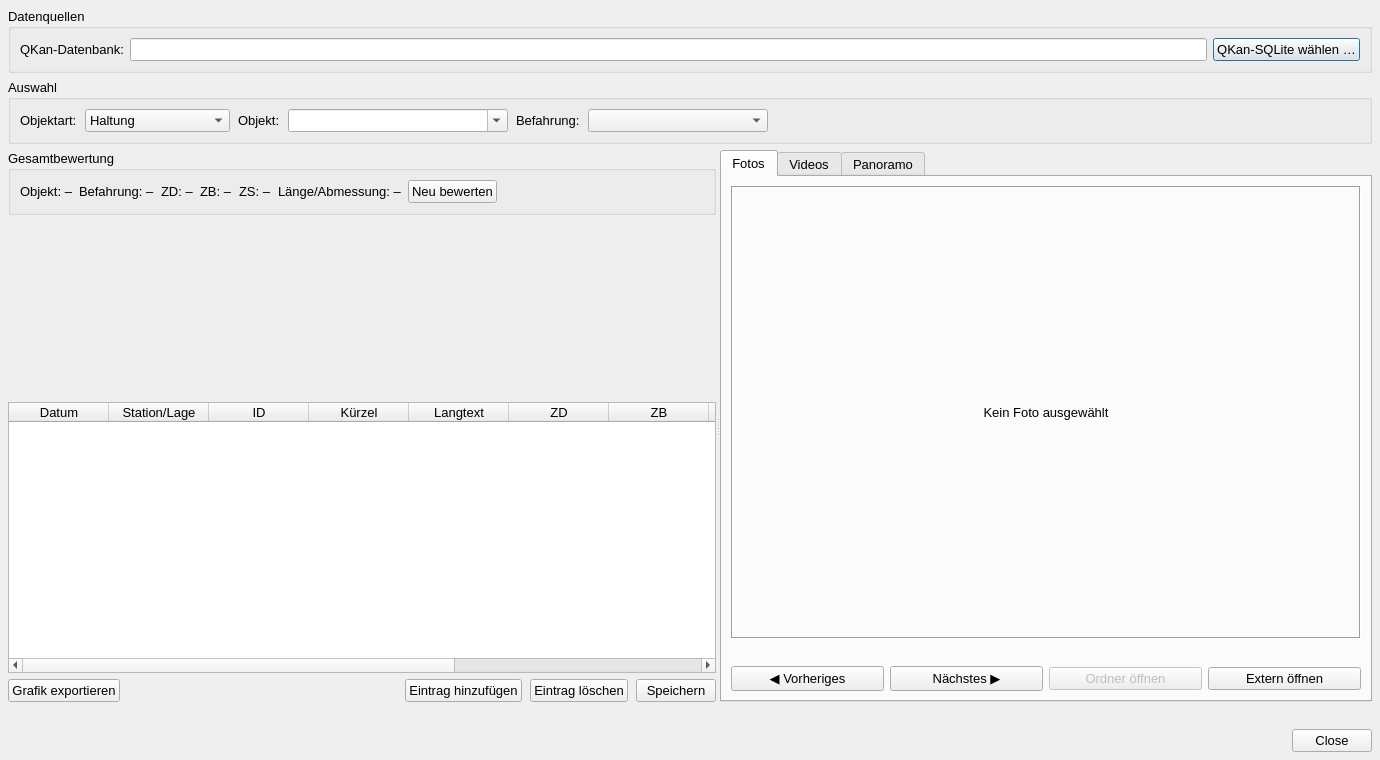
<?xml version='1.0' encoding='UTF-8'?>
<ui version="4.0">
  <class>BefahrungsmedienDialog</class>
  <widget class="QDialog" name="BefahrungsmedienDialog">
    <property name="geometry">
      <rect>
        <x>0</x>
        <y>0</y>
        <width>1380</width>
        <height>760</height>
      </rect>
    </property>
    <property name="minimumSize">
      <size>
        <width>1080</width>
        <height>620</height>
      </size>
    </property>
    <property name="windowTitle">
      <string>QKan Medieninspektor – Objektansicht</string>
    </property>
    <property name="font">
      <font>
        <pointsize>10</pointsize>
      </font>
    </property>
    <layout class="QVBoxLayout" name="rootLayout" stretch="0,0,1,0,0">
      <property name="bottomMargin">
        <number>8</number>
      </property>
      <property name="rightMargin">
        <number>8</number>
      </property>
      <property name="topMargin">
        <number>8</number>
      </property>
      <property name="leftMargin">
        <number>8</number>
      </property>
      <property name="spacing">
        <number>6</number>
      </property>
      <item>
        <widget class="QGroupBox" name="sources_group">
          <property name="title">
            <string>Datenquellen</string>
          </property>
          <layout class="QFormLayout" name="sourcesLayout">
            <item row="0" column="0">
              <widget class="QLabel" name="database_label">
                <property name="text">
                  <string>QKan-Datenbank:</string>
                </property>
              </widget>
            </item>
            <item row="0" column="1">
              <layout class="QHBoxLayout" name="databaseRowLayout">
                <item>
                  <widget class="QLineEdit" name="le_datenbank">
                    <property name="readOnly">
                      <bool>true</bool>
                    </property>
                  </widget>
                </item>
                <item>
                  <widget class="QPushButton" name="pb_datenbank_waehlen">
                    <property name="text">
                      <string>QKan-SQLite wählen …</string>
                    </property>
                  </widget>
                </item>
              </layout>
            </item>
          </layout>
        </widget>
      </item>
      <item>
        <widget class="QGroupBox" name="selection_group">
          <property name="title">
            <string>Auswahl</string>
          </property>
          <layout class="QHBoxLayout" name="selectionLayout">
            <property name="spacing">
              <number>8</number>
            </property>
            <item>
              <widget class="QLabel" name="object_type_label">
                <property name="text">
                  <string>Objektart:</string>
                </property>
              </widget>
            </item>
            <item>
              <widget class="QComboBox" name="cb_objektart">
                <property name="minimumSize">
                  <size>
                    <width>145</width>
                    <height>0</height>
                  </size>
                </property>
                <property name="maximumSize">
                  <size>
                    <width>165</width>
                    <height>16777215</height>
                  </size>
                </property>
                <item>
                  <property name="text">
                    <string>Haltung</string>
                  </property>
                </item>
                <item>
                  <property name="text">
                    <string>Anschlussleitung</string>
                  </property>
                </item>
                <item>
                  <property name="text">
                    <string>Schacht</string>
                  </property>
                </item>
              </widget>
            </item>
            <item>
              <widget class="QLabel" name="object_label">
                <property name="text">
                  <string>Objekt:</string>
                </property>
              </widget>
            </item>
            <item>
              <widget class="QComboBox" name="cb_objekt">
                <property name="minimumSize">
                  <size>
                    <width>220</width>
                    <height>0</height>
                  </size>
                </property>
                <property name="maximumSize">
                  <size>
                    <width>300</width>
                    <height>16777215</height>
                  </size>
                </property>
                <property name="editable">
                  <bool>true</bool>
                </property>
              </widget>
            </item>
            <item>
              <widget class="QLabel" name="inspection_label">
                <property name="text">
                  <string>Befahrung:</string>
                </property>
              </widget>
            </item>
            <item>
              <widget class="QComboBox" name="cb_befahrung">
                <property name="minimumSize">
                  <size>
                    <width>180</width>
                    <height>0</height>
                  </size>
                </property>
                <property name="maximumSize">
                  <size>
                    <width>220</width>
                    <height>16777215</height>
                  </size>
                </property>
              </widget>
            </item>
            <item>
              <spacer name="selection_spacer">
                <property name="orientation">
                  <enum>Qt::Horizontal</enum>
                </property>
                <property name="sizeHint" stdset="0">
                  <size>
                    <width>40</width>
                    <height>20</height>
                  </size>
                </property>
              </spacer>
            </item>
          </layout>
        </widget>
      </item>
      <item>
        <widget class="QSplitter" name="main_splitter">
          <property name="orientation">
            <enum>Qt::Horizontal</enum>
          </property>
          <widget class="QWidget" name="left_panel">
            <layout class="QVBoxLayout" name="leftLayout" stretch="0,0,1,0">
              <item>
                <widget class="QGroupBox" name="rating_group">
                  <property name="title">
                    <string>Gesamtbewertung</string>
                  </property>
                  <layout class="QHBoxLayout" name="ratingLayout">
                    <item>
                      <widget class="QLabel" name="rating_object_label">
                        <property name="text">
                          <string>Objekt: –</string>
                        </property>
                      </widget>
                    </item>
                    <item>
                      <widget class="QLabel" name="rating_date_label">
                        <property name="text">
                          <string>Befahrung: –</string>
                        </property>
                      </widget>
                    </item>
                    <item>
                      <widget class="QLabel" name="rating_zd_label">
                        <property name="text">
                          <string>ZD: –</string>
                        </property>
                      </widget>
                    </item>
                    <item>
                      <widget class="QLabel" name="rating_zb_label">
                        <property name="text">
                          <string>ZB: –</string>
                        </property>
                      </widget>
                    </item>
                    <item>
                      <widget class="QLabel" name="rating_zs_label">
                        <property name="text">
                          <string>ZS: –</string>
                        </property>
                      </widget>
                    </item>
                    <item>
                      <widget class="QLabel" name="rating_info_label">
                        <property name="text">
                          <string>Länge/Abmessung: –</string>
                        </property>
                      </widget>
                    </item>
                    <item>
                      <widget class="QPushButton" name="pb_neu_bewerten">
                        <property name="text">
                          <string>Neu bewerten</string>
                        </property>
                      </widget>
                    </item>
                    <item>
                      <spacer name="rating_spacer">
                        <property name="orientation">
                          <enum>Qt::Horizontal</enum>
                        </property>
                        <property name="sizeHint" stdset="0">
                          <size>
                            <width>40</width>
                            <height>20</height>
                          </size>
                        </property>
                      </spacer>
                    </item>
                  </layout>
                </widget>
              </item>
              <item>
                <widget class="Inspektionsgrafik" name="inspektionsgrafik">
                  <property name="minimumSize">
                    <size>
                      <width>0</width>
                      <height>175</height>
                    </size>
                  </property>
                  <property name="toolTip">
                    <string>Interaktive Inspektionsgrafik</string>
                  </property>
                  <property name="sizePolicy">
                    <sizepolicy hsizetype="Expanding" vsizetype="Preferred">
                      <horstretch>0</horstretch>
                      <verstretch>0</verstretch>
                    </sizepolicy>
                  </property>
                  <property name="maximumSize">
                    <size>
                      <width>16777215</width>
                      <height>250</height>
                    </size>
                  </property>
                </widget>
              </item>
              <item>
                <widget class="QTableWidget" name="tw_schaeden">
                  <property name="selectionBehavior">
                    <enum>QAbstractItemView::SelectRows</enum>
                  </property>
                  <property name="selectionMode">
                    <enum>QAbstractItemView::SingleSelection</enum>
                  </property>
                  <property name="editTriggers">
                    <set>QAbstractItemView::NoEditTriggers</set>
                  </property>
                  <property name="columnCount">
                    <number>11</number>
                  </property>
                  <column>
                    <property name="text">
                      <string>Datum</string>
                    </property>
                  </column>
                  <column>
                    <property name="text">
                      <string>Station/Lage</string>
                    </property>
                  </column>
                  <column>
                    <property name="text">
                      <string>ID</string>
                    </property>
                  </column>
                  <column>
                    <property name="text">
                      <string>Kürzel</string>
                    </property>
                  </column>
                  <column>
                    <property name="text">
                      <string>Langtext</string>
                    </property>
                  </column>
                  <column>
                    <property name="text">
                      <string>ZD</string>
                    </property>
                  </column>
                  <column>
                    <property name="text">
                      <string>ZB</string>
                    </property>
                  </column>
                  <column>
                    <property name="text">
                      <string>ZS</string>
                    </property>
                  </column>
                  <column>
                    <property name="text">
                      <string>Foto</string>
                    </property>
                  </column>
                  <column>
                    <property name="text">
                      <string>Video</string>
                    </property>
                  </column>
                  <column>
                    <property name="text">
                      <string>Timecode</string>
                    </property>
                  </column>
                  <property name="sizePolicy">
                    <sizepolicy hsizetype="Expanding" vsizetype="Expanding">
                      <horstretch>0</horstretch>
                      <verstretch>0</verstretch>
                    </sizepolicy>
                  </property>
                </widget>
              </item>
              <item>
                <layout class="QHBoxLayout" name="damageButtonLayout">
                  <property name="spacing">
                    <number>8</number>
                  </property>
                  <item>
                    <widget class="QPushButton" name="pb_grafik_exportieren">
                      <property name="text">
                        <string>Grafik exportieren</string>
                      </property>
                    </widget>
                  </item>
                  <item>
                    <spacer name="damage_button_spacer">
                      <property name="orientation">
                        <enum>Qt::Horizontal</enum>
                      </property>
                      <property name="sizeHint" stdset="0">
                        <size>
                          <width>40</width>
                          <height>20</height>
                        </size>
                      </property>
                    </spacer>
                  </item>
                  <item>
                    <widget class="QPushButton" name="pb_eintrag_hinzufuegen">
                      <property name="text">
                        <string>Eintrag hinzufügen</string>
                      </property>
                    </widget>
                  </item>
                  <item>
                    <widget class="QPushButton" name="pb_eintrag_loeschen">
                      <property name="text">
                        <string>Eintrag löschen</string>
                      </property>
                    </widget>
                  </item>
                  <item>
                    <widget class="QPushButton" name="pb_speichern">
                      <property name="text">
                        <string>Speichern</string>
                      </property>
                    </widget>
                  </item>
                </layout>
              </item>
            </layout>
          </widget>
          <widget class="QTabWidget" name="tab_medien">
            <property name="currentIndex">
              <number>0</number>
            </property>
            <widget class="QWidget" name="photo_tab">
              <attribute name="title">
                <string>Fotos</string>
              </attribute>
              <layout class="QVBoxLayout" name="photoLayout" stretch="1,0,0">
                <item>
                  <widget class="QLabel" name="lbl_fotovorschau">
                    <property name="minimumSize">
                      <size>
                        <width>430</width>
                        <height>280</height>
                      </size>
                    </property>
                    <property name="frameShape">
                      <enum>QFrame::Box</enum>
                    </property>
                    <property name="frameShadow">
                      <enum>QFrame::Sunken</enum>
                    </property>
                    <property name="text">
                      <string>Kein Foto ausgewählt</string>
                    </property>
                    <property name="alignment">
                      <set>Qt::AlignCenter</set>
                    </property>
                    <property name="wordWrap">
                      <bool>true</bool>
                    </property>
                    <property name="sizePolicy">
                      <sizepolicy hsizetype="Expanding" vsizetype="Expanding">
                        <horstretch>0</horstretch>
                        <verstretch>0</verstretch>
                      </sizepolicy>
                    </property>
                    <property name="maximumSize">
                      <size>
                        <width>16777215</width>
                        <height>16777215</height>
                      </size>
                    </property>
                  </widget>
                </item>
                <item>
                  <widget class="QLabel" name="photo_caption">
                    <property name="text">
                      <string />
                    </property>
                    <property name="wordWrap">
                      <bool>true</bool>
                    </property>
                  </widget>
                </item>
                <item>
                  <layout class="QHBoxLayout" name="photoButtonLayout">
                    <item>
                      <widget class="QPushButton" name="pb_foto_vorheriges">
                        <property name="text">
                          <string>◀ Vorheriges</string>
                        </property>
                      </widget>
                    </item>
                    <item>
                      <widget class="QPushButton" name="pb_foto_naechstes">
                        <property name="text">
                          <string>Nächstes ▶</string>
                        </property>
                      </widget>
                    </item>
                    <item>
                      <widget class="QPushButton" name="pb_foto_ordner_oeffnen">
                        <property name="text">
                          <string>Ordner öffnen</string>
                        </property>
                        <property name="enabled">
                          <bool>false</bool>
                        </property>
                      </widget>
                    </item>
                    <item>
                      <widget class="QPushButton" name="pb_foto_extern_oeffnen">
                        <property name="text">
                          <string>Extern öffnen</string>
                        </property>
                      </widget>
                    </item>
                  </layout>
                </item>
              </layout>
            </widget>
            <widget class="QWidget" name="video_tab">
              <attribute name="title">
                <string>Videos</string>
              </attribute>
              <layout class="QVBoxLayout" name="videoLayout" stretch="1,0,0,0">
                <item>
                  <widget class="QTableWidget" name="tw_videos">
                    <property name="selectionBehavior">
                      <enum>QAbstractItemView::SelectRows</enum>
                    </property>
                    <property name="selectionMode">
                      <enum>QAbstractItemView::SingleSelection</enum>
                    </property>
                    <property name="editTriggers">
                      <set>QAbstractItemView::NoEditTriggers</set>
                    </property>
                    <property name="columnCount">
                      <number>6</number>
                    </property>
                    <column>
                      <property name="text">
                        <string>Datum</string>
                      </property>
                    </column>
                    <column>
                      <property name="text">
                        <string>Station</string>
                      </property>
                    </column>
                    <column>
                      <property name="text">
                        <string>Kürzel</string>
                      </property>
                    </column>
                    <column>
                      <property name="text">
                        <string>Timecode</string>
                      </property>
                    </column>
                    <column>
                      <property name="text">
                        <string>Status</string>
                      </property>
                    </column>
                    <column>
                      <property name="text">
                        <string>Datei</string>
                      </property>
                    </column>
                  </widget>
                </item>
                <item>
                  <widget class="QLabel" name="video_details">
                    <property name="text">
                      <string />
                    </property>
                    <property name="wordWrap">
                      <bool>true</bool>
                    </property>
                  </widget>
                </item>
                <item>
                  <widget class="QLabel" name="inspection_video_status">
                    <property name="text">
                      <string>Befahrungsvideo verlinkt: Nein</string>
                    </property>
                    <property name="wordWrap">
                      <bool>true</bool>
                    </property>
                  </widget>
                </item>
                <item>
                  <layout class="QHBoxLayout" name="videoButtonLayout">
                    <item>
                      <widget class="QPushButton" name="pb_befahrungsvideo_oeffnen">
                        <property name="text">
                          <string>Befahrungsvideo öffnen</string>
                        </property>
                        <property name="enabled">
                          <bool>false</bool>
                        </property>
                      </widget>
                    </item>
                    <item>
                      <widget class="QPushButton" name="pb_video_ordner_oeffnen">
                        <property name="text">
                          <string>Ordner öffnen</string>
                        </property>
                        <property name="enabled">
                          <bool>false</bool>
                        </property>
                      </widget>
                    </item>
                    <item>
                      <spacer name="video_spacer">
                        <property name="orientation">
                          <enum>Qt::Horizontal</enum>
                        </property>
                        <property name="sizeHint" stdset="0">
                          <size>
                            <width>40</width>
                            <height>20</height>
                          </size>
                        </property>
                      </spacer>
                    </item>
                    <item>
                      <widget class="QPushButton" name="pb_schadensvideo_oeffnen">
                        <property name="text">
                          <string>Video an Schadensstelle öffnen</string>
                        </property>
                      </widget>
                    </item>
                  </layout>
                </item>
              </layout>
            </widget>
            <widget class="QWidget" name="panoramo_tab">
              <attribute name="title">
                <string>Panoramo</string>
              </attribute>
              <layout class="QVBoxLayout" name="panoramoLayout" stretch="1,0">
                <item>
                  <widget class="QLabel" name="panoramo_info">
                    <property name="text">
                      <string>Kein Panoramo-Befahrungsvideo verlinkt</string>
                    </property>
                    <property name="alignment">
                      <set>Qt::AlignCenter</set>
                    </property>
                    <property name="wordWrap">
                      <bool>true</bool>
                    </property>
                    <property name="frameShape">
                      <enum>QFrame::Box</enum>
                    </property>
                    <property name="frameShadow">
                      <enum>QFrame::Sunken</enum>
                    </property>
                  </widget>
                </item>
                <item>
                  <layout class="QHBoxLayout" name="panoramoButtonLayout">
                    <item>
                      <spacer name="panoramo_spacer_left">
                        <property name="orientation">
                          <enum>Qt::Horizontal</enum>
                        </property>
                        <property name="sizeHint" stdset="0">
                          <size>
                            <width>40</width>
                            <height>20</height>
                          </size>
                        </property>
                      </spacer>
                    </item>
                    <item>
                      <widget class="QPushButton" name="pb_panoramo_oeffnen">
                        <property name="text">
                          <string>Panoramo öffnen</string>
                        </property>
                        <property name="enabled">
                          <bool>false</bool>
                        </property>
                      </widget>
                    </item>
                    <item>
                      <widget class="QPushButton" name="pb_panoramo_ordner_oeffnen">
                        <property name="text">
                          <string>Ordner öffnen</string>
                        </property>
                        <property name="enabled">
                          <bool>false</bool>
                        </property>
                      </widget>
                    </item>
                    <item>
                      <spacer name="panoramo_spacer_right">
                        <property name="orientation">
                          <enum>Qt::Horizontal</enum>
                        </property>
                        <property name="sizeHint" stdset="0">
                          <size>
                            <width>40</width>
                            <height>20</height>
                          </size>
                        </property>
                      </spacer>
                    </item>
                  </layout>
                </item>
              </layout>
            </widget>
            <property name="sizePolicy">
              <sizepolicy hsizetype="Expanding" vsizetype="Expanding">
                <horstretch>0</horstretch>
                <verstretch>0</verstretch>
              </sizepolicy>
            </property>
          </widget>
          <property name="sizePolicy">
            <sizepolicy hsizetype="Expanding" vsizetype="Expanding">
              <horstretch>0</horstretch>
              <verstretch>0</verstretch>
            </sizepolicy>
          </property>
        </widget>
      </item>
      <item>
        <widget class="QLabel" name="lbl_status">
          <property name="text">
            <string />
          </property>
          <property name="wordWrap">
            <bool>true</bool>
          </property>
        </widget>
      </item>
      <item>
        <widget class="QDialogButtonBox" name="button_box">
          <property name="standardButtons">
            <set>QDialogButtonBox::Close</set>
          </property>
        </widget>
      </item>
    </layout>
  </widget>
  <customwidgets>
    <customwidget>
      <class>Inspektionsgrafik</class>
      <extends>QWidget</extends>
      <header>qkan.inspektion.inspektionsgrafik</header>
      <container>1</container>
    </customwidget>
  </customwidgets>
  <resources />
  <connections>
    <connection>
      <sender>button_box</sender>
      <signal>rejected()</signal>
      <receiver>BefahrungsmedienDialog</receiver>
      <slot>close()</slot>
      <hints>
        <hint type="sourcelabel">
          <x>1260</x>
          <y>790</y>
        </hint>
        <hint type="destinationlabel">
          <x>660</x>
          <y>410</y>
        </hint>
      </hints>
    </connection>
  </connections>
</ui>
